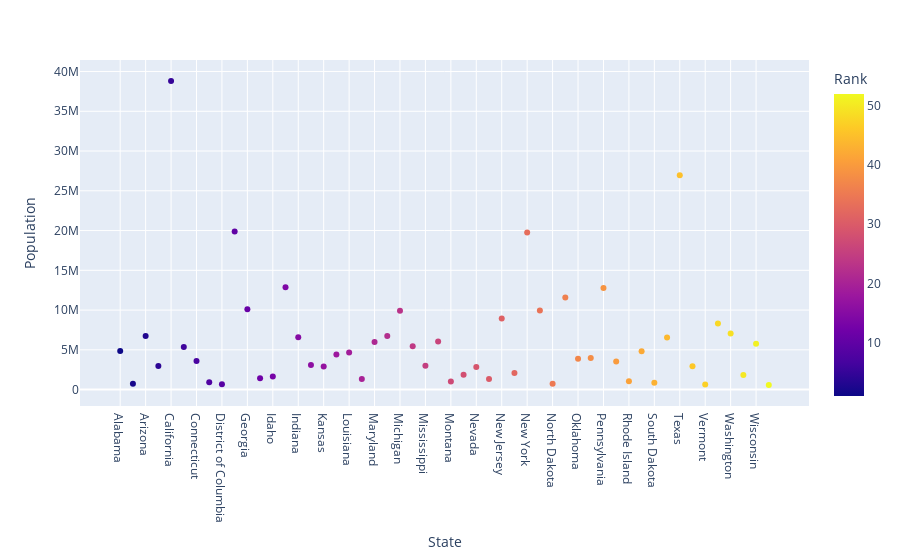

The cell this chart's notebook holds for it:
### Markdown cell above
4.Write a program to draw a scatter plot for a given dataset and show datalabels on hover

### Code cell
import pandas as pd
df = pd.read_csv('usa_states.csv')
px.scatter(df, x="State", y="Population", color="Rank" , hover_data=['Postal'])

### Figure 1 — Plotly figure (JSON) as saved in the notebook; plotly's stock layout.template omitted (floating-point values rounded to 4 significant figures)
{"data": [{"customdata": [["AL"], ["AK"], ["AZ"], ["AR"], ["CA"], ["CO"], ["CT"], ["DE"], ["DC"], ["FL"], ["GA"], ["HI"], ["ID"], ["IL"], ["IN"], ["IA"], ["KS"], ["KY"], ["LA"], ["ME"], ["MD"], ["MA"], ["MI"], ["MN"], ["MS"], ["MO"], ["MT"], ["NE"], ["NV"], ["NH"], ["NJ"], ["NM"], ["NY"], ["NC"], ["ND"], ["OH"], ["OK"], ["OR"], ["PA"], ["PR"], ["RI"], ["SC"], ["SD"], ["TN"], ["TX"], ["UT"], ["VT"], ["VA"], ["WA"], ["WV"], ["WI"], ["WY"]], "hovertemplate": "State=%{x}<br>Population=%{y}<br>Postal=%{customdata[0]}<br>Rank=%{marker.color}<extra></extra>", "legendgroup": "", "marker": {"color": [1, 2, 3, 4, 5, 6, 7, 8, 9, 10, 11, 12, 13, 14, 15, 16, 17, 18, 19, 20, 21, 22, 23, 24, 25, 26, 27, 28, 29, 30, 31, 32, 33, 34, 35, 36, 37, 38, 39, 40, 41, 42, 43, 44, 45, 46, 47, 48, 49, 50, 51, 52], "coloraxis": "coloraxis", "symbol": "circle"}, "mode": "markers", "name": "", "orientation": "v", "showlegend": false, "type": "scatter", "x": ["Alabama", "Alaska", "Arizona", "Arkansas", "California", "Colorado", "Connecticut", "Delaware", "District of Columbia", "Florida", "Georgia", "Hawaii", "Idaho", "Illinois", "Indiana", "Iowa", "Kansas", "Kentucky", "Louisiana", "Maine", "Maryland", "Massachusetts", "Michigan", "Minnesota", "Mississippi", "Missouri", "Montana", "Nebraska", "Nevada", "New Hampshire", "New Jersey", "New Mexico", "New York", "North Carolina", "North Dakota", "Ohio", "Oklahoma", "Oregon", "Pennsylvania", "Puerto Rico", "Rhode Island", "South Carolina", "South Dakota", "Tennessee", "Texas", "Utah", "Vermont", "Virginia", "Washington", "West Virginia", "Wisconsin", "Wyoming"], "xaxis": "x", "y": [4849377, 736732, 6731484, 2966369, 38802500, 5355866, 3596677, 935614, 658893, 19893297, 10097343, 1419561, 1634464, 12880580, 6596855, 3107126, 2904021, 4413457, 4649676, 1330089, 5976407, 6745408, 9909877, 5457173, 2994079, 6063589, 1023579, 1881503, 2839098, 1326813, 8938175, 2085572, 19746227, 9943964, 739482, 11594163, 3878051, 3970239, 12787209, 3548397, 1055173, 4832482, 853175, 6549352, 26956958, 2942902, 626562, 8326289, 7061530, 1850326, 5757564, 584153], "yaxis": "y"}], "layout": {"coloraxis": {"colorbar": {"title": {"text": "Rank"}}, "colorscale": [[0, "#0d0887"], [0.1111, "#46039f"], [0.2222, "#7201a8"], [0.3333, "#9c179e"], [0.4444, "#bd3786"], [0.5556, "#d8576b"], [0.6667, "#ed7953"], [0.7778, "#fb9f3a"], [0.8889, "#fdca26"], [1, "#f0f921"]]}, "legend": {"tracegroupgap": 0}, "margin": {"t": 60}, "xaxis": {"anchor": "y", "domain": [0, 1], "title": {"text": "State"}}, "yaxis": {"anchor": "x", "domain": [0, 1], "title": {"text": "Population"}}}}
